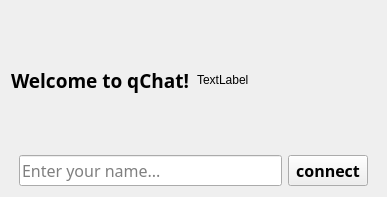
<?xml version="1.0" encoding="UTF-8"?>
<ui version="4.0">
 <class>ConnectWindow</class>
 <widget class="QWidget" name="ConnectWindow">
  <property name="geometry">
   <rect>
    <x>0</x>
    <y>0</y>
    <width>387</width>
    <height>197</height>
   </rect>
  </property>
  <property name="windowTitle">
   <string>Form</string>
  </property>
  <layout class="QVBoxLayout" name="verticalLayout">
   <item>
    <layout class="QHBoxLayout" name="horizontalLayout_2">
     <item>
      <widget class="QLabel" name="welcomeLabel">
       <property name="font">
        <font>
         <family>Franklin Gothic Book</family>
         <pointsize>14</pointsize>
         <weight>75</weight>
         <bold>true</bold>
        </font>
       </property>
       <property name="text">
        <string>Welcome to qChat!</string>
       </property>
      </widget>
     </item>
     <item>
      <widget class="QLabel" name="logoLabel">
       <property name="text">
        <string>TextLabel</string>
       </property>
      </widget>
     </item>
    </layout>
   </item>
   <item>
    <layout class="QHBoxLayout" name="horizontalLayout">
     <property name="leftMargin">
      <number>8</number>
     </property>
     <property name="rightMargin">
      <number>8</number>
     </property>
     <item>
      <widget class="QLineEdit" name="nameLineEdit">
       <property name="font">
        <font>
         <family>Franklin Gothic Book</family>
         <pointsize>12</pointsize>
        </font>
       </property>
       <property name="inputMask">
        <string/>
       </property>
       <property name="text">
        <string/>
       </property>
       <property name="placeholderText">
        <string>Enter your name...</string>
       </property>
       <property name="clearButtonEnabled">
        <bool>true</bool>
       </property>
      </widget>
     </item>
     <item>
      <widget class="QPushButton" name="connectButton">
       <property name="font">
        <font>
         <family>Franklin Gothic Book</family>
         <pointsize>12</pointsize>
         <weight>75</weight>
         <bold>true</bold>
        </font>
       </property>
       <property name="text">
        <string>connect</string>
       </property>
      </widget>
     </item>
    </layout>
   </item>
  </layout>
 </widget>
 <resources/>
 <connections/>
</ui>
